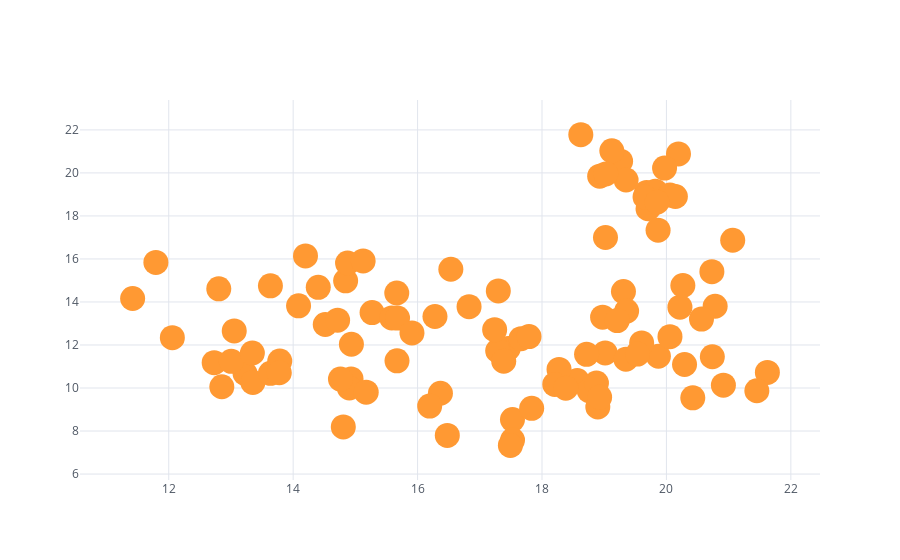

Notebook code for this chart:
### Code cell
df.iplot(x = 'A', y = 'B',mode = 'markers',size=25)
